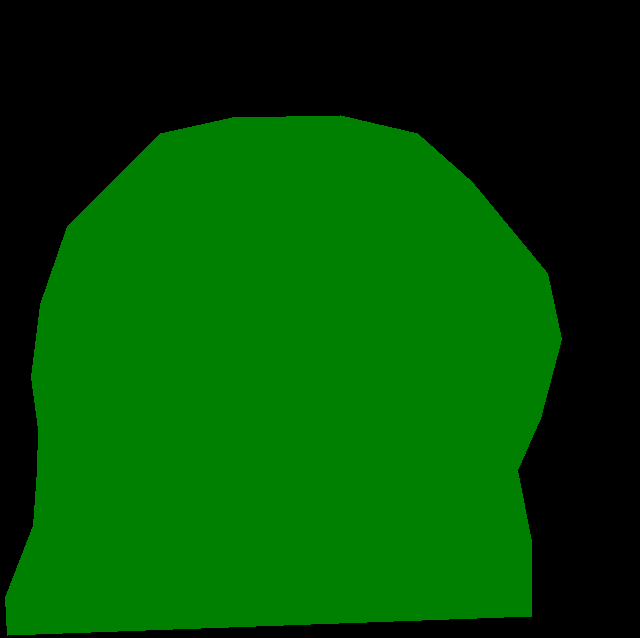
#> input picture 8_final_proj/Mysterious_Eggs/dataset/cat_and_dog_dataset/SegmentationClass/1.png, 640 x 638 px, found by its file name; its folder holds only this picture in this run
$ jupyter execute --allow-errors image_encoding.ipynb
#> lines starting #> are read from the running program, lines starting #| are printed output that depends on the picture; after the words box and inside, x2 and y2 are one past the last pixel; in counts of white or black regions, pixels touching at a corner belong together
[cell 1]
import os
import cv2
import numpy as np
from PIL import Image
from tqdm import tqdm

[cell 2]
def create_color_to_label_map(mask_folder_path, valid_exts=(".png", ".jpg", ".jpeg")):
    """
    Scans all masks in a folder to find unique colors and create a mapping
    from color to a class label.
    """
#> called with valid_exts = ('.png', '.jpg', '.jpeg')
    print(f"Scanning masks in '{mask_folder_path}'...")

    unique_colors = set()

    # Filter only valid image files
    mask_files = [f for f in os.listdir(mask_folder_path) if f.lower().endswith(valid_exts)]

    if not mask_files:
        raise ValueError(f"No image files found in {mask_folder_path}")

    for filename in tqdm(mask_files, desc="Finding unique colors"):
        mask_path = os.path.join(mask_folder_path, filename)

        # Read image
        mask_bgr = cv2.imread(mask_path)
#> mask_bgr is the input picture: shape (638, 640, 3); mean B, G, R 0, 74.4, 0
        if mask_bgr is None:
            print(f"⚠️ Skipping unreadable file: {filename}")
            continue

        mask_rgb = cv2.cvtColor(mask_bgr, cv2.COLOR_BGR2RGB)

        # Reshape to list of pixels
        pixels = mask_rgb.reshape(-1, 3)

        # Get unique RGB colors from this mask
        unique_pixel_colors = np.unique(pixels, axis=0)
#> unique_pixel_colors = [[0, 0, 0], [0, 128, 0]]

        # Add to global set
        for color in unique_pixel_colors:
            unique_colors.add(tuple(color))
#> this loop made 2 passes
#> after the loop, unique_colors = 2 items

    # Sort colors and assign labels
    sorted_colors = sorted(list(unique_colors))
#> sorted_colors = [(0, 0, 0), (0, 128, 0)]
    color_to_label = {color: label for label, color in enumerate(sorted_colors)}
#> color_to_label = {(0, 0, 0): 0, (0, 128, 0): 1}

    print("\nScan complete!")
    print(f"Found {len(color_to_label)} unique classes across {len(mask_files)} files.")
#| Found 2 unique classes across 1 files.

    return color_to_label

[cell 3]
mask_path = "dataset/cat_and_dog_dataset/SegmentationClass"
COLOR_TO_LABEL = create_color_to_label_map(mask_path)
#> COLOR_TO_LABEL = {(0, 0, 0): 0, (0, 128, 0): 1}
COLOR_TO_LABEL
#> Out = {(0, 0, 0): 0, (0, 128, 0): 1}

[cell 4]
import numpy as np
import cv2
from PIL import Image

def encode_mask_to_grayscale(mask_path, color_map):
    """
    Converts an RGB segmentation mask to a grayscale mask with class labels.
    """
    mask_bgr = cv2.imread(mask_path)
    mask_rgb = cv2.cvtColor(mask_bgr, cv2.COLOR_BGR2RGB)
    height, width, _ = mask_rgb.shape
#> height = 638; width = 640

    # Create an empty grayscale mask (height x width)
    mask_grayscale = np.zeros((height, width), dtype=np.uint8)

    # For each color in our map, find where it is in the mask and assign the label
    for color, label in color_map.items():
        # Find pixels matching the color
        matches = np.where(np.all(mask_rgb == color, axis=-1))
        mask_grayscale[matches] = label
#> this loop made 2 passes
#> (color, label, matches) on passes 1 to 2: ((0, 0, 0), 0, 171055 positions, rows 0 to 637, columns 0 to 639), ((0, 128, 0), 1, 237265 positions, rows 115 to 635, columns 5 to 561)
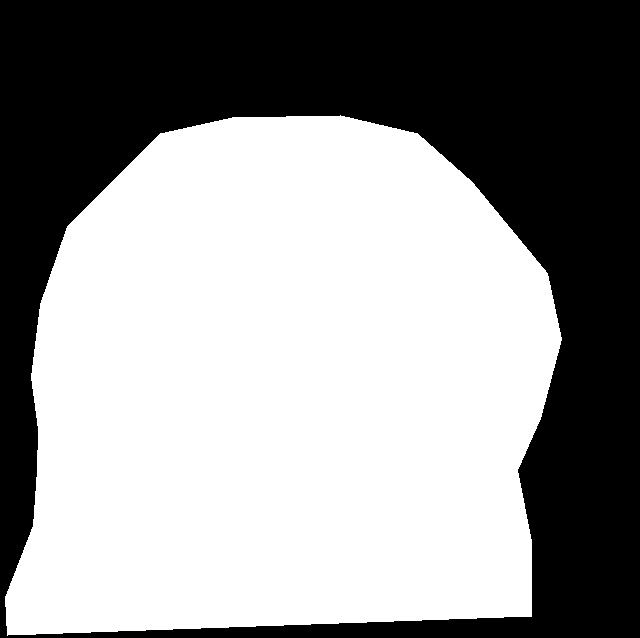
#> mask_grayscale: shape (638, 640); values 0 (black) and 1 (white), 58.1% white; 1 black region, box (x1, y1, x2, y2) and area: (0, 0, 640, 638) 171055

    return mask_grayscale

[cell 5]
input_folder = "dataset/cat_and_dog_dataset/SegmentationClass"
output_folder = "dataset/cat_and_dog_dataset/encoded_masks"
os.makedirs(output_folder, exist_ok=True)

# Loop through all mask images
for filename in os.listdir(input_folder):
    if filename.lower().endswith((".png", ".jpg", ".jpeg")):
        mask_path = os.path.join(input_folder, filename)

        # Encode to grayscale
        grayscale_label_mask = encode_mask_to_grayscale(mask_path, COLOR_TO_LABEL)

        # Save with same filename but as .png (better for masks than jpg)
        save_path = os.path.join(output_folder, os.path.splitext(filename)[0] + ".png")
        cv2.imwrite(save_path, grayscale_label_mask)

        print(f"✅ Saved encoded mask: {save_path}")

print("\nAll masks processed and saved!")

### Reread the encoded mask

[cell 6]
new_grayscale_label_mask = cv2.imread(save_path)
new_grayscale_label_mask = cv2.cvtColor(new_grayscale_label_mask, cv2.COLOR_BGR2GRAY)
#> (the rest of this cell did not finish here and is left out)


$ run again, on 8_final_proj/Mysterious_Eggs/dataset/cat_and_dog_dataset/SegmentationClass/2.png
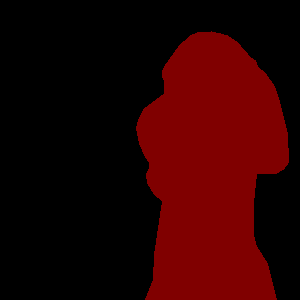
#> input picture 8_final_proj/Mysterious_Eggs/dataset/cat_and_dog_dataset/SegmentationClass/2.png, 300 x 300 px, found by its file name
#> in create_color_to_label_map, mask_bgr is the input picture: shape (300, 300, 3); mean B, G, R 0, 0, 42.6
#> unique_pixel_colors = [[0, 0, 0], [128, 0, 0]]
#> the loop in create_color_to_label_map, `for color in unique_pixel_colors:` made 2 passes
#> after the loop in create_color_to_label_map, `for color in unique_pixel_colors:`: unique_colors = 2 items
#> sorted_colors = [(0, 0, 0), (128, 0, 0)]
#> color_to_label = {(0, 0, 0): 0, (128, 0, 0): 1}
#| Found 2 unique classes across 1 files.
#> the loop in encode_mask_to_grayscale, `for color, label in color_map.items():` made 2 passes
#> (color, label, matches) on passes 1 to 2: ((0, 0, 0), 0, 60048 positions, rows 0 to 299, columns 0 to 299), ((128, 0, 0), 1, 29952 positions, rows 31 to 299, columns 136 to 288)
#> after the loop in encode_mask_to_grayscale, `for color, label in color_map.items():`:
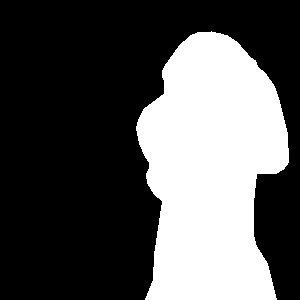
#> mask_grayscale: shape (300, 300); values 0 (black) and 1 (white), 33.3% white; 1 white region, box (x1, y1, x2, y2) and area: (136, 31, 289, 300) 29952
